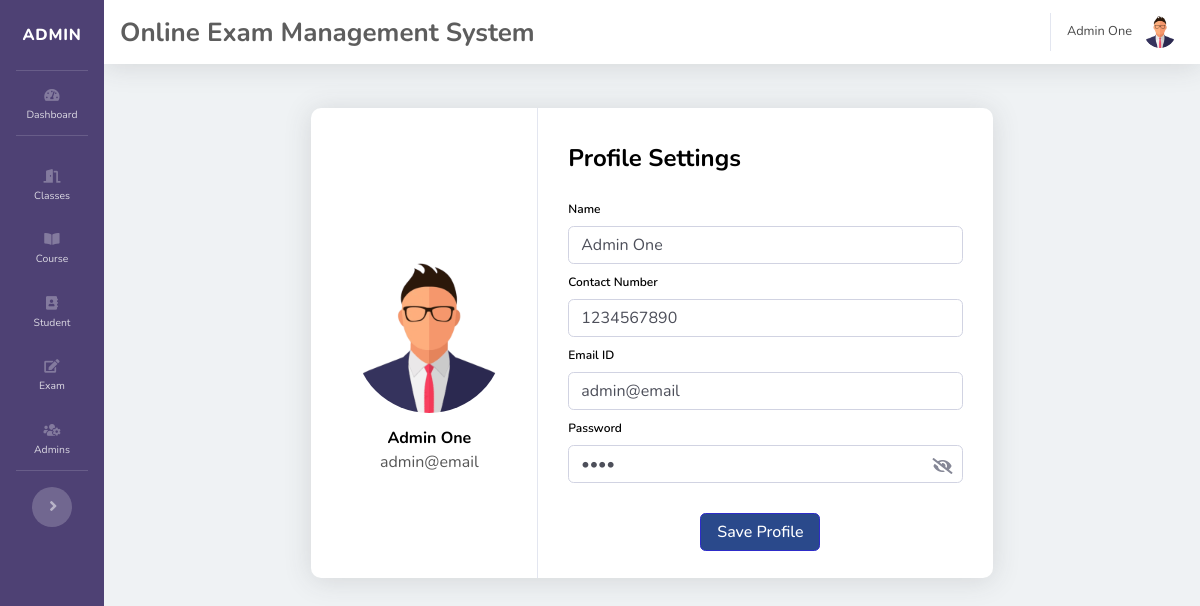
Page /admin/profile_info.php (signed in) on the committed database.
### tables this page shows
CREATE TABLE `admin_reg` (
  `adm_id` int(100) NOT NULL,
  `image` varchar(100) NOT NULL,
  `full_name` varchar(100) NOT NULL,
  `contact` varchar(100) NOT NULL,
  `emailid` varchar(100) NOT NULL,
  `password` varchar(100) NOT NULL,
  `special_token` varchar(100) NOT NULL
);

### admin/profile_info.php (the view, shortened to what this page needs)
<?php
include "../connection.php";
include "assets/header.php";
include "assets/navbar.php";
?>
<!doctype html>
<html lang="en">
<head>
</head>
<body>
    <div class="container-fluid">
        <br>
        <div id="profile-position">
            <div class="box-container" id="profile-box">
                <form id="profile" action="" enctype="multipart/form-data" method="POST">
                    <div class="profile-pic">
                        <?php
                        $sql1 = "SELECT * FROM `admin_reg` WHERE `adm_id` = '{$_SESSION["adm_id"]}'";
                        $result1 = mysqli_query($db, $sql1);
                        $res2 = mysqli_fetch_array($result1);
                        ?>
                        <div class="profile-pic-div">
                            <img id="pfpphoto" src="<?php echo empty($res2['image']) ? "img/pfp.png" : $res2['image']; ?>">
                        </div>
                        <div style="margin-top: 168px;">
                            <p class="font-weight-bold"><?php echo $res2['full_name'] ?> </p>
                            <p class="text-profile-mail"><?php echo $res2['emailid'] ?></p>
                        </div>
                    </div>
                    <div class="profile-info">
                        <div style="padding-left: 10px;">
                            <h4 style="margin-bottom: 20px;">Profile Settings</h4>
                        </div>
                        <div style="padding-left: 10px;">
                            <?php
                            $sql2 = "SELECT * FROM `admin_reg` WHERE `adm_id` = '{$_SESSION["adm_id"]}'";
                            $result2 = mysqli_query($db, $sql2);
                            if (mysqli_num_rows($result2) > 0) {
                                while ($row = mysqli_fetch_array($result2)) {
                            ?>
                                    <div style="padding-bottom: 5px;">
                                        <label style="font-size:12px; font-weight:600">Name</label>
                                        <input type="text" name="full_name" class="form-control" placeholder="Enter Full Name" required value="<?php echo $row['full_name']; ?>">
                                    </div>
                                    <div style="padding-bottom: 5px;">
                                        <label style="font-size:12px; font-weight:600">Contact Number</label>
                                        <input type="number" name="contact" class="form-control" placeholder="Enter Contact Number" required value="<?php echo $row['contact']; ?>">
                                    </div>
                                    <div style="padding-bottom: 5px;">
                                        <label style="font-size:12px; font-weight:600">Email ID</label>
                                        <input type="email" name="emailid" class="form-control" placeholder="Enter Email ID" required value="<?php echo $row['emailid']; ?>">
                                    </div>
                                    <div style="padding-bottom: 20px;">
                                        <label style="font-size:12px; font-weight:600">Password</label>
                                        <input type="password" id="password" name="password" class="form-control" placeholder="Enter Password" required value="<?php echo $row['password']; ?>">
                                    </div>
                            <?php
                                }
                            }
                            ?>
                        </div>
                        <div style="text-align: center; padding-top:10px;">
                            <input style="background-color: #2a498b; border-color:#2e2cc9; height: 38px; width: 120px" class="btn btn-primary" type="submit" name="save_profile" value="Save Profile">
                        </div>
                    </div>
                </form>
            </div>
        </div>
        <br>
    </div>
    </div>
</body>
</html>

### admin/assets/navbar.php (shortened to what this page needs)
<?php
include "../connection.php";
?>
<!DOCTYPE html>
<?php
@$sql1 = "SELECT * FROM `admin_reg` WHERE `adm_id` = '{$_SESSION["adm_id"]}'";
$result1 = mysqli_query($db, $sql1);
$res2 = mysqli_fetch_array($result1);
?>
<div id="wrapper">
    <ul class="navbar-nav bg-gradient-primary sidebar sidebar-dark accordion toggled" id="accordionSidebar">
        <a class="sidebar-brand d-flex align-items-center justify-content-center" href="dashboard.php">
            <?php
            if (isset($_SESSION['adm_id'])) {
            ?>
                <div class="sidebar-brand-icon">
                    <?php
                    $str_name = $res2['full_name'];
                    echo strtok($str_name, " ");
                    ?>
                </div>
            <?php
            } else {
            ?>
                <div class="sidebar-brand-icon">Admin</div>
            <?php
            }
            ?>
        </a>
        <hr class="sidebar-divider my-0">
        <li id="dashboard" class="nav-item">
            <a class="nav-link" href="dashboard.php">
                <i class="fas fa-fw fa-tachometer-alt"></i>
                <span>Dashboard</span></a>
        </li>
        <hr class="sidebar-divider">
        <li id="classes" class="nav-item">
            <a class="nav-link" href="classes.php">
                <i class="fas fa-door-open"></i>
                <span>Classes</span>
            </a>
        </li>
        <li id="courses1" class="nav-item">
            <a class="nav-link collapsed" href="#" data-toggle="collapse" data-target="#collapseSubject" aria-expanded="true" aria-controls="collapseSubject">
                <i class="fas fa-book-open"></i>
                <span>Course</span>
            </a>
        </li>
        <li id="student" class="nav-item">
            <a class="nav-link collapsed" href="#" data-toggle="collapse" data-target="#collapseStudent" aria-expanded="true" aria-controls="collapseStudent">
                <i class="fas fa-address-book"></i>
                <span>Student</span>
            </a>
        </li>
        <li id="exam" class="nav-item">
            <a class="nav-link collapsed" href="#" data-toggle="collapse" data-target="#collapseExam" aria-expanded="true" aria-controls="collapseExam">
                <i class="fas fa-edit"></i>
                <span>Exam</span>
            </a>
        </li>
        <li id="admin_list" class="nav-item">
            <a class="nav-link" href="admins.php">
                <i class="fas fa-users-cog"></i>
                <span>Admins</span>
            </a>
        </li>
        <hr class="sidebar-divider d-none d-md-block">
        <div class="text-center d-none d-md-inline">
            <button class="rounded-circle border-0" id="sidebarToggle"></button>
        </div>
    </ul>
    <div id="content-wrapper" class="d-flex flex-column">
        <div id="content">
            <nav class="navbar navbar-expand navbar-light bg-white topbar static-top shadow">
                <h2>Online Exam Management System</h2>
                <ul class="navbar-nav ml-auto">
                    <li class="nav-item dropdown no-arrow">
                        <a class="nav-link dropdown-toggle" id="userDropdown" role="button" data-toggle="dropdown" aria-haspopup="true" aria-expanded="false">
                            <?php
                            if (isset($_SESSION['adm_id'])) {
                            ?>
                                <span class="d-none d-lg-inline text-gray-600 small" style="padding-right: 12px;">
                                    <?php
                                    echo $res2['full_name'];
                                    ?>
                                </span>
                                <img class="img-profile rounded-circle" src="<?php echo empty($res2['image']) ? "img/pfp.png" : $res2['image']; ?>">
                            <?php
                            } else {
                            ?>
                                <span class="d-none d-lg-inline text-gray-600 small" style="padding-right: 12px;">LogIn First</span>
                                <img class="img-profile rounded-circle" src="img/pfp.png">
                            <?php
                            }
                            ?>
                        </a>
                    </li>
                </ul>
            </nav>

### admin/css/style.css (style rules this page uses)
html { scroll-behavior: smooth; }
body { min-height: 100% !important; height: 100% !important; }
#content-wrapper #content h2 { color: rgba(71, 71, 71, 0.884); font-size: 26px; cursor: default; }
.form-control { display: block; width: 100%; height: calc(1.5em + 0.75rem + 2px); padding: 0.375rem 0.75rem; font-size: 1rem; font-weight: 400; line-height: 1.5; color: #495057; background-color: #fff; background-clip: padding-box; border: 1px solid #ced4da; border-radius: 0.25rem; transition: border-color 0.15s ease-in-out, box-shadow 0.15s ease-in-out; }
.box-container { border-radius: 10px; height: 540px; background-color: white; color: black; margin-bottom: 20px; box-shadow: 0 0.15rem 1.75rem 0 rgba(58, 59, 69, 0.15) !important; }
#userDropdown { padding: 0px !important; padding-right: 8px !important; }
.profile-pic { float: left; height: 470px; width: 32.8%; margin: 0; text-align: center; border-right: 1px solid #e3e6f0; }
.profile-info { height: 470px; width: 67.2%; float: left; padding-left: 20px; padding-right: 20px; }
#profile-position { display: flex; justify-content: center; padding-top: 20px; }
#profile-box { height: 470px; width: 65%; padding-left: 10px; padding-right: 10px; }
.profile-pic-div { height: 150px; width: 150px; position: relative; top: 230px; left: 50%; transform: translate(-50%, -50%); border-radius: 50%; overflow: hidden; }
#pfpphoto { height: 150px; }

### rows in the picture
admin_reg: full_name "ADMIN", full_name "Admin One", emailid "admin@email", contact "1234567890"
